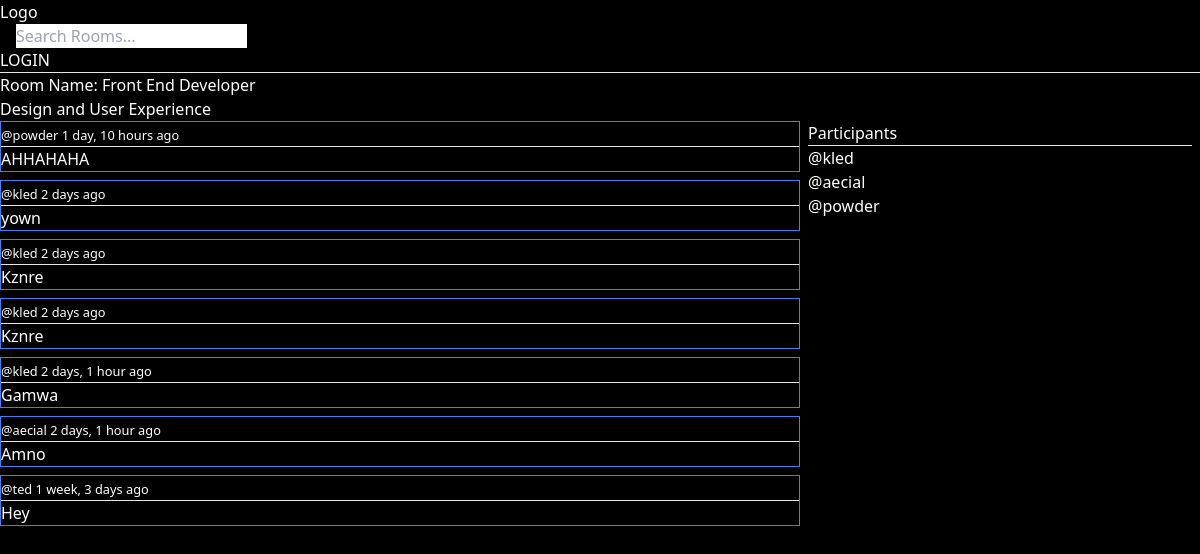
Before: /room/2/ with the older database file.
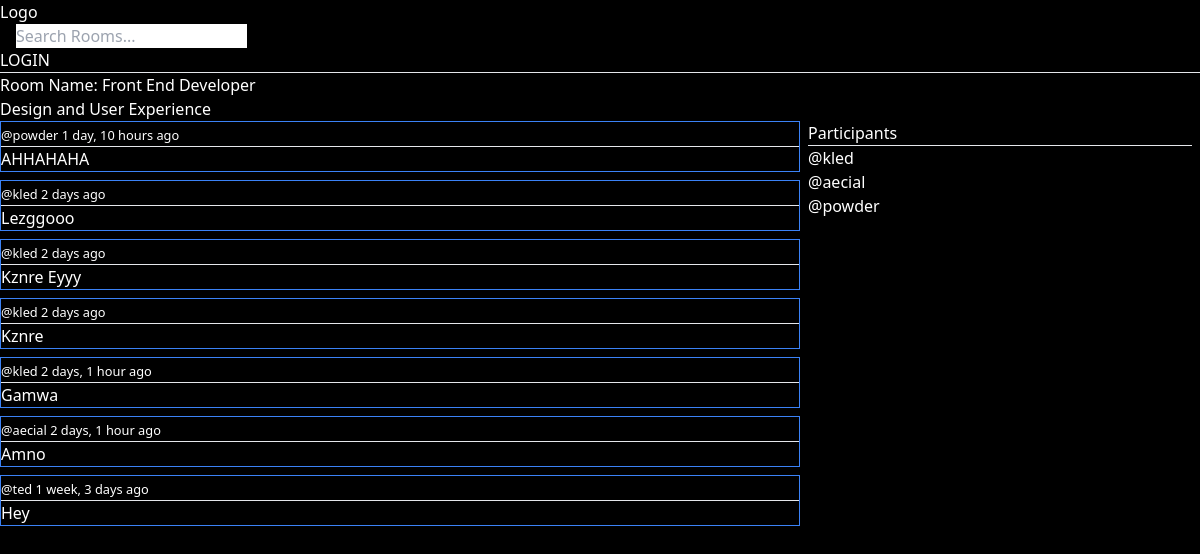
After: the same page with the newer database file.
### base/models.py (models this page shows, shortened)
class Message(models.Model):
    user = models.ForeignKey(User, on_delete=models.CASCADE)
    room = models.ForeignKey(Room, on_delete=models.CASCADE)
    body = models.TextField()
    updated = models.DateTimeField(auto_now=True)
    created = models.DateTimeField(auto_now_add=True)
    class Meta:
        ordering = ['-updated', '-created']

### base/views.py (the view, shortened to what this page needs)
# urls.py: path('room/<str:pk>/', views.room, name='room'),
def room(request, pk):
    room = Room.objects.get(id=pk)
    room_messages = room.message_set.all().order_by('-created')
    participants = room.participants.all()
    context = {'information': room, 'room_messages': room_messages, 'participants': participants}
    return render(request, 'base/room.html', context)

### base/models.py (called while the page is built)
    def __str__(self):
        return self.name

### base/templates/base/room.html (shortened to what this page needs)
{% extends 'main.html'%} {% block content %} {% if information%}
<h1>Room Name: {{information}}</h1>
{{information.description}} {% else %}
<h1>Room</h1>
{% endif %}
<div class="grid grid-cols-3">
  <div class="col-span-2">
    {% for room_message in room_messages %}
    <div class="border border-blue-500 mb-2">
      <small
        >@{{room_message.user}} {{room_message.created|timesince}} ago</small
      >
      <hr />
      <p>{{room_message.body}}</p>
    </div>
    {% endfor %}
  </div>
  <div class="px-2">
    <h3>Participants</h3>
    <hr />
    {% for user in participants %}
    <p>@{{user.username}}</p>
    {%endfor%}
  </div>
</div>
{% endblock %}

Changed rows visible on the page:
changed Message: body "yown" → "Lezggooo"
changed Message: body "Kznre" → "Kznre Eyyy"
